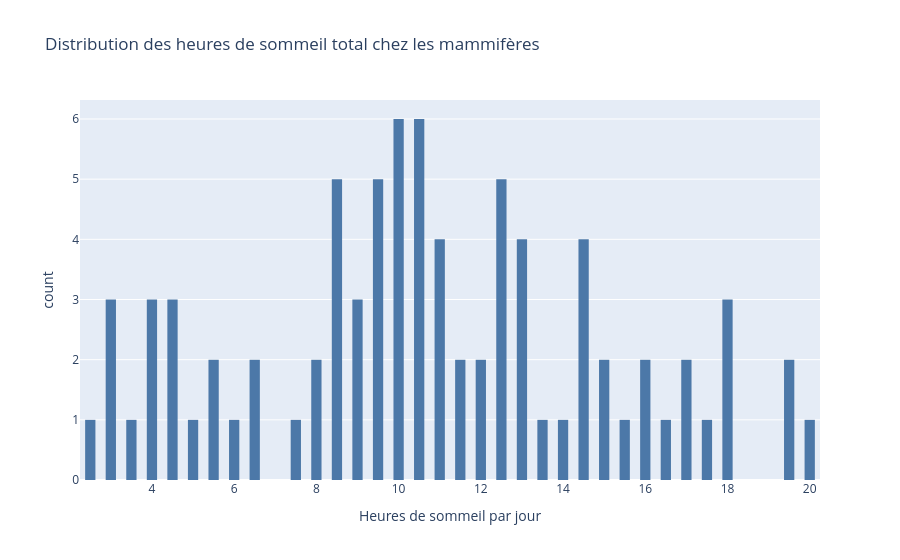

The notebook cell saved with this chart:
### Markdown cell above
The mean sleep_total is 10.68 hours, the median is 10.40 hours, and the mode is 12.50 hours.

### Code cell
# plotting histogram of sleep_total sns 
fig = px.histogram(
    df,
    x="sleep_total",
    nbins=80,
    title="Distribution des heures de sommeil total chez les mammifères",
    labels={"sleep_total": "Heures de sommeil par jour"},
    color_discrete_sequence=["#4C78A8"]
    
)

fig.update_layout(bargap=0.5) # 
fig.show()

### Figure 1 — Plotly figure (JSON) as saved in the notebook; plotly's stock layout.template omitted (floating-point values rounded to 4 significant figures)
{"data": [{"alignmentgroup": "True", "bingroup": "x", "hovertemplate": "Heures de sommeil par jour=%{x}<br>count=%{y}<extra></extra>", "legendgroup": "", "marker": {"color": "#4C78A8", "pattern": {"shape": ""}}, "name": "", "nbinsx": 80, "offsetgroup": "", "orientation": "v", "showlegend": false, "type": "histogram", "x": [3.3, 3.9, 19.7, 5.2, 4.4, 12.5, 9.7, 12.5, 4, 10.1, 3.1, 8.4, 8.6, 10.1, 9.8, 6.3, 18.1, 4.6, 5.3, 14.3, 12, 6.2, 13, 13.8, 9.4, 2.9, 8, 10.4, 17.9, 9.1, 19.9, 17.4, 10.1, 8.4, 12.5, 12.8, 18, 8.7, 17, 10.4, 10.6, 9.1, 2.7, 11, 14.9, 8.4, 12.5, 13, 9.8, 3, 14.6, 3.8, 11, 10.3, 15.6, 19.4, 5.3, 8.9, 9.5, 16.3, 12.5, 9.4, 14.4, 15.8, 7.7, 6.5, 4.5, 12.1, 10.9, 10.3, 11.5, 14.9, 10, 16, 10.5, 13.5, 12.8, 7.8, 17, 10.9, 11.5, 9.6, 14.5], "xaxis": "x", "yaxis": "y"}], "layout": {"bargap": 0.5, "barmode": "relative", "legend": {"tracegroupgap": 0}, "title": {"text": "Distribution des heures de sommeil total chez les mammifères"}, "xaxis": {"anchor": "y", "domain": [0, 1], "title": {"text": "Heures de sommeil par jour"}}, "yaxis": {"anchor": "x", "domain": [0, 1], "title": {"text": "count"}}}}
